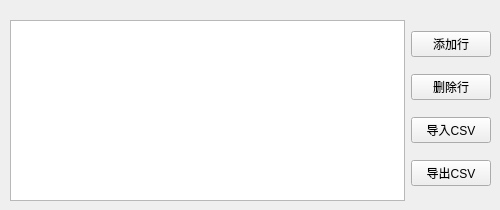
       <widget class="QWidget" name="tab_downhole">
        <attribute name="title">
         <string>页</string>
        </attribute>
        <widget class="QWidget" name="layoutWidget">
         <property name="geometry">
          <rect>
           <x>10</x>
           <y>20</y>
           <width>481</width>
           <height>181</height>
          </rect>
         </property>
         <layout class="QHBoxLayout" name="horizontalLayout_3">
          <item>
           <widget class="QTableView" name="packerTV"/>
          </item>
          <item>
           <layout class="QVBoxLayout" name="verticalLayout">
            <item>
             <widget class="QPushButton" name="addRowPacker">
              <property name="text">
               <string>添加行</string>
              </property>
             </widget>
            </item>
            <item>
             <widget class="QPushButton" name="deleteRowPacker">
              <property name="text">
               <string>删除行</string>
              </property>
             </widget>
            </item>
            <item>
             <widget class="QPushButton" name="importCSVPacker">
              <property name="text">
               <string>导入CSV</string>
              </property>
             </widget>
            </item>
            <item>
             <widget class="QPushButton" name="exportCSVPacker">
              <property name="text">
               <string>导出CSV</string>
              </property>
             </widget>
            </item>
           </layout>
          </item>
         </layout>
        </widget>
       </widget>
